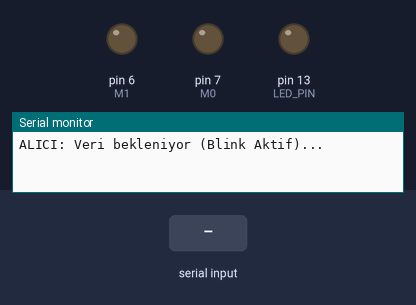
This sketch was run on a simulated Arduino Uno, built with avr-gcc and run on an emulated ATmega328P. Shown: output pins drawn as LEDs (lit = HIGH), the last lines printed to the serial monitor. The test bench sets the inputs (shaded band).

Above: at 1.2 s.
1.3 s: "1\n" received over the second serial link
At 1.7 s:
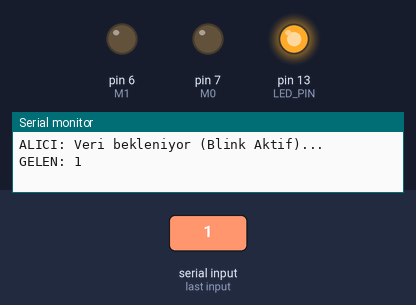
4.3 s: "0\n" received over the second serial link
At 6.8 s:
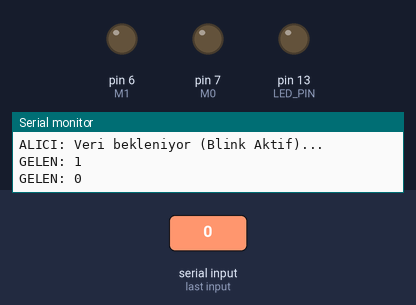
7.3 s: "2\n" received over the second serial link
At 8.7 s:
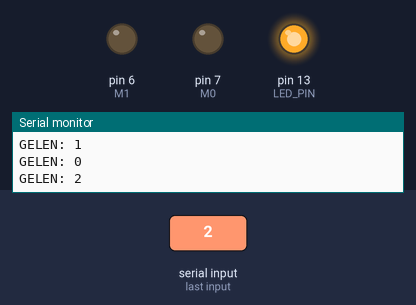
Timing chart, 0 to 10.8 s (numbered marks = the images above; inputs shaded):
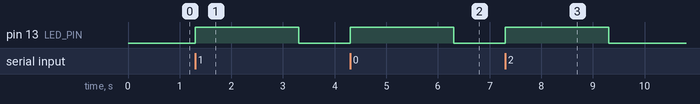

Measured:
- after the input at 1.3 s, pin 13 (LED_PIN): LOW → HIGH at once, → LOW 2.0 s later
- after the input at 4.3 s, pin 13 (LED_PIN): LOW → HIGH at once, → LOW 2.0 s later
- after the input at 7.3 s, pin 13 (LED_PIN): LOW → HIGH at once, → LOW 2.0 s later

The sketch:

LoraAliciKod1.ino
```cpp
#include <SoftwareSerial.h>

SoftwareSerial loraSerial(10, 11);

#define M0 7
#define M1 6
#define LED_PIN 13 // Arduino üzerindeki dahili LED

void setup() {
  Serial.begin(9600);
  loraSerial.begin(9600);

  pinMode(M0, OUTPUT);
  pinMode(M1, OUTPUT);
  pinMode(LED_PIN, OUTPUT); // LED pinini çıkış yap

  // NORMAL MOD (MODE 0)
  digitalWrite(M0, LOW);
  digitalWrite(M1, LOW);

  Serial.println("ALICI: Veri bekleniyor (Blink Aktif)...");
}

void loop() {
  if (loraSerial.available()) {
    // 1. ADIM: LED'İ YAK (Veri geldi!)
    digitalWrite(LED_PIN, HIGH);

    // 2. ADIM: VERİYİ OKU
    String gelen = loraSerial.readStringUntil('\n');
    Serial.println("GELEN: " + gelen);

    // 3. ADIM: KISA BİR BEKLEME VE LED'İ SÖNDÜR
    delay(2000);
    digitalWrite(LED_PIN, LOW);
  }
}
```
